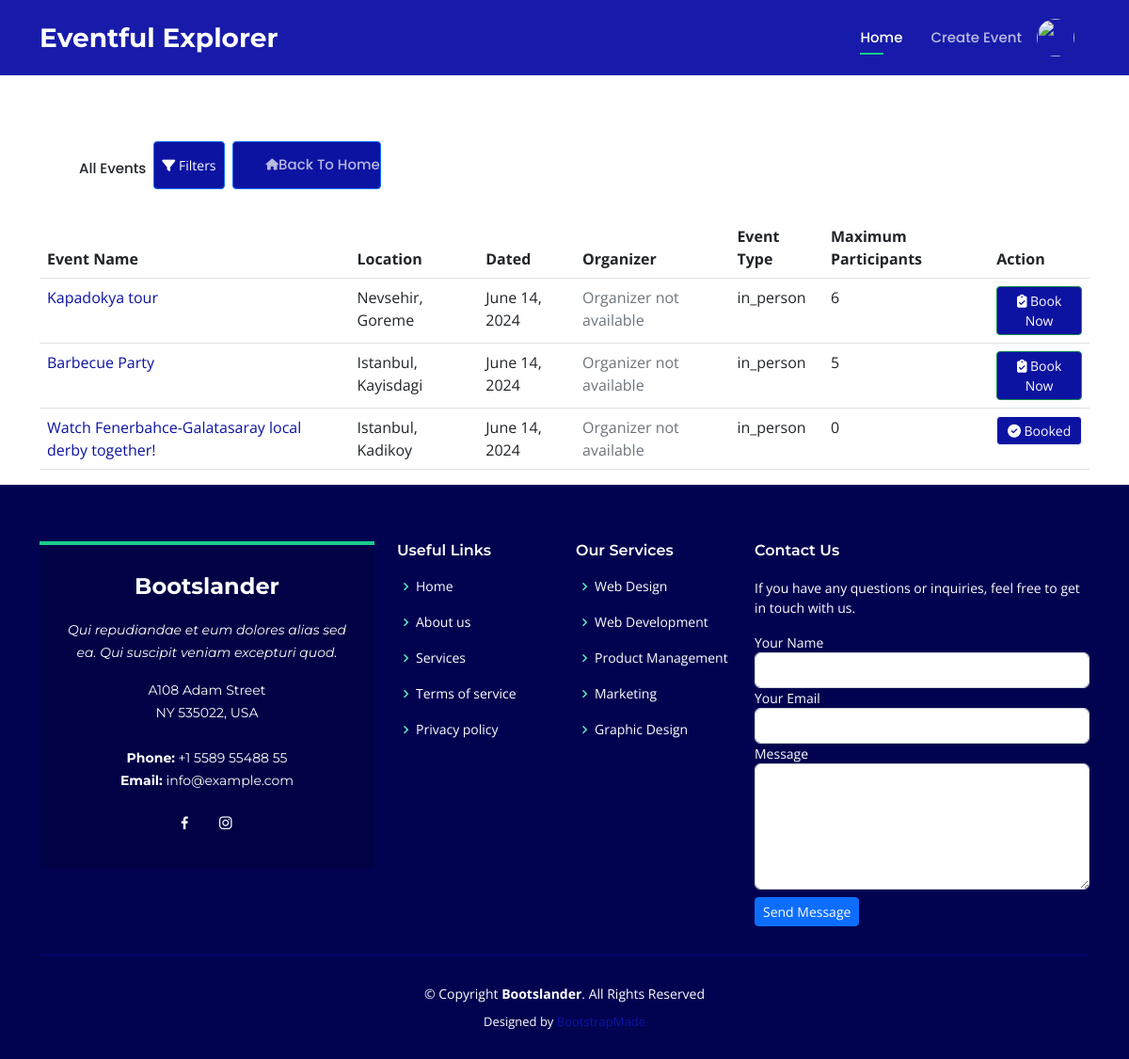
Page /viewe_all_event (signed in) on the committed database.
### main/models.py (models this page shows, shortened)
class event(models.Model):
    EVENT_TYPES = (
        ('in_person', 'In-Person'),
        ('online', 'Online'),
    )
    name = models.TextField(max_length=100)
    description=models.TextField()
    orginzer=models.ForeignKey(User,models.CASCADE,related_name='orgnizer')
    participants=models.ManyToManyField(User,default=None,blank=True)
    city = models.TextField(max_length=200,default='')
    state = models.TextField(max_length=200,default='')
    date = models.DateField()
    educational_leave = models.BooleanField(default=False)
    max_participants = models.IntegerField()
    created_at=models.DateTimeField(auto_now_add=True,null=True)
    event_type = models.CharField(max_length=20, choices=EVENT_TYPES, default='in_person')
    tags = models.ManyToManyField(Tag)
    @property
    def location(self):
        return str(self.city)+', '+str(self.state)

### main/views.py (the view)
# urls.py: path('viewe_all_event', all_event, name='viewe_all_event'),
def all_event(request):
    events = event.objects.all().order_by('-id')
    tags = Tag.objects.all()
    return render(request, 'events.html', context={'events': events, 'tags': tags})

### main/filters/custom_filters.py (called while the page is built)
@register.filter
def user_in_group(user, group_name):
    return user.groups.filter(name=group_name).exists()

### templates/events.html (shortened to what this page needs)
{% extends "basic.html" %}
{% load custom_filters %}
{% load static %}
{% block content %}
<div class="container" style="margin-top:150px;">
  <nav class="navbar navbar-light" style="margin: 30px 0;">
    <div class="container-fluid d-flex">
      <div class="d-flex w-90">
        <a href="{% url 'viewe_all_event' %}" class="def-color text-dark me-2 mt-2">All Events</a>
        <button class="btn btn-sm btn-primary def-bg-color me-2" data-bs-toggle="modal" data-bs-target="#exampleModal"><i class="fa-solid fa-filter"></i> Filters</button>
        <a href="/" class="btn btn-sm btn-primary def-bg-color"> Back To Home</a>
      </div>
    </div>
  </nav>
  <div class="row">
    <div class="col-xl-12 col-lg-12 col-md-12 col-sm-12 col-12">
      <table class="table" id="myTable">
        <thead>
          <tr>
            <th>Event Name</th>
            <th>Location</th>
            <th>Dated</th>
            <th>Organizer</th>
            <th>Event Type</th>
            <th>Maximum Participants</th>
            <th>Action</th>
          </tr>
        </thead>
        <tbody>
          {% for e in events %}
          <tr>
            <td><a href="{% url 'viewe_event' e.pk %}">{{ e.name }}</a></td>
            <td>{{ e.location }}</td>
            <td>{{ e.date }}</td>
            <td>
              {% if e.organizer %}
              <a href="{% url 'view_user_profile' e.organizer.id %}" style="text-decoration: none;">
                <div>
                  <img src="{{ e.organizer.profile.profilePic.url }}" style="width: 30px; height: 30px; border-radius:50%;">
                  <span class="mx-2 text-muted" style="font-size:9pt;">{{ e.organizer.first_name }} {{ e.organizer.last_name }}</span>
                </div>
              </a>
              {% else %}
              <span class="text-muted">Organizer not available</span>
              {% endif %}
            </td>
            <td>{{ e.event_type }}</td>
            <td>{{ e.max_participants }}</td>
            <td>
              {% if request.user in e.participants.all %}
              <a href="{% url 'book_unbook' e.pk %}" class="btn btn-sm btn-light def-bg-color w-100 text-white"><i class="fa fa-check-circle"></i> Booked</a>
              {% else %}
              <a href="{% url 'prompt' e.pk %}" class="btn btn-sm btn-success def-bg-color w-100 text-white"><i class="fa-solid fa-clipboard-check"></i> Book Now</a>
              {% endif %}
            </td>
          </tr>
          {% endfor %}
        </tbody>
      </table>
    </div>
  </div>
</div>
<div class="position-fixed bottom-0 end-0 p-3" style="z-index: 11">
</div>
{% endblock %}

### templates/basic.html (shortened to what this page needs)
{% load static %}
{% load custom_filters %}
<!DOCTYPE html>
<html lang="en">
<head>
  <link href="{% static 'assets/vendor/aos/aos.css' %}" rel="stylesheet">
  <link href="{% static 'assets/vendor/bootstrap/css/bootstrap.min.css' %}" rel="stylesheet">
  <link href="{% static 'assets/vendor/bootstrap-icons/bootstrap-icons.css' %}" rel="stylesheet">
  <link href="{% static 'assets/vendor/boxicons/css/boxicons.min.css' %}" rel="stylesheet">
  <link href="{% static 'assets/vendor/glightbox/css/glightbox.min.css' %}" rel="stylesheet">
  <link href="{% static 'assets/vendor/remixicon/remixicon.css' %}" rel="stylesheet">
  <link href="{% static 'assets/vendor/swiper/swiper-bundle.min.css' %}" rel="stylesheet">
  <link rel="stylesheet" href="https://cdnjs.cloudflare.com/ajax/libs/font-awesome/6.4.0/css/all.min.css" />
  <link href="{% static 'assets/css/style.css' %}" rel="stylesheet">
</head>
<body>
  <header id="header" class="fixed-top d-flex align-items-center header-transparent " style="background-color:#0205a1e8;">
    <div class="container d-flex align-items-center justify-content-between">
      <div class="logo">
        <h1><a href="{% url 'index' %}"><span>Eventful Explorer</span></a></h1>
      </div>
      <nav id="navbar" class="navbar">
        <ul>
          <li><a class="nav-link scrollto active" href="/">Home</a></li>
          {% if request.user.is_authenticated %}
          {% if user|user_in_group:"Offerer" %}
          <li><a class="nav-link scrollto"  onclick="addEventView()">Create Event</a>
          {% endif %}
          <li>
            <div class="dropdown mx-3" style="cursor: pointer;">
              <img class="dropdown-toggle" src="https://cdn.iconscout.com/icon/free/png-256/free-avatar-370-456322.png" style="width: 40px; height:40px;border-radius: 50%;"  id="dropdownMenuButton" data-toggle="dropdown" aria-haspopup="true" aria-expanded="false"/>
            </div>
            </li>
          {% else %}
          <li><a class="nav-link scrollto" href="{% url 'login' %}">Login</a></li>
          <li><a class="nav-link scrollto" href="{% url 'register' %}">Register</a></li>
          {% endif %}
        </ul>
      </nav>
    </div>
  </header>
    {% block content %}
    {% endblock content %}
  <footer id="footer">
    <div class="footer-top">
      <div class="container">
        <div class="row">
          <div class="col-lg-4 col-md-6">
            <div class="footer-info">
              <h3>Bootslander</h3>
              <p class="pb-3"><em>Qui repudiandae et eum dolores alias sed ea. Qui suscipit veniam excepturi quod.</em></p>
              <p>
                A108 Adam Street <br>
                NY 535022, USA<br><br>
                <strong>Phone:</strong> +1 5589 55488 55<br>
                <strong>Email:</strong> info@example.com<br>
              </p>
              <div class="social-links mt-3">
                <a href="#" class="facebook"><i class="bx bxl-facebook"></i></a>
                <a href="#" class="instagram"><i class="bx bxl-instagram"></i></a>
              </div>
            </div>
          </div>
          <div class="col-lg-2 col-md-6 footer-links">
            <h4>Useful Links</h4>
            <ul>
              <li><i class="bx bx-chevron-right"></i> <a href="#">Home</a></li>
              <li><i class="bx bx-chevron-right"></i> <a href="#">About us</a></li>
              <li><i class="bx bx-chevron-right"></i> <a href="#">Services</a></li>
              <li><i class="bx bx-chevron-right"></i> <a href="#">Terms of service</a></li>
              <li><i class="bx bx-chevron-right"></i> <a href="#">Privacy policy</a></li>
            </ul>
          </div>
          <div class="col-lg-2 col-md-6 footer-links">
            <h4>Our Services</h4>
            <ul>
              <li><i class="bx bx-chevron-right"></i> <a href="#">Web Design</a></li>
              <li><i class="bx bx-chevron-right"></i> <a href="#">Web Development</a></li>
              <li><i class="bx bx-chevron-right"></i> <a href="#">Product Management</a></li>
              <li><i class="bx bx-chevron-right"></i> <a href="#">Marketing</a></li>
              <li><i class="bx bx-chevron-right"></i> <a href="#">Graphic Design</a></li>
            </ul>
          </div>
          <div class="col-lg-4 col-md-6 footer-contact">
            <h4>Contact Us</h4>
            <p>If you have any questions or inquiries, feel free to get in touch with us.</p>
            <form action="" method="post">
              <div class="form-group">
                <label for="name">Your Name</label>
                <input type="text" name="name" id="name" class="form-control" required>
              </div>
              <div class="form-group">
                <label for="email">Your Email</label>
                <input type="email" name="email" id="email" class="form-control" required>
              </div>
              <div class="form-group">
                <label for="message">Message</label>
                <textarea name="message" id="message" rows="5" class="form-control" required></textarea>
              </div>
              <input type="submit" value="Send Message" class="btn btn-sm btn-primary mt-2">
            </form>
          </div>
        </div>
      </div>
    </div>
    <div class="container">
      <div class="copyright">
        &copy; Copyright <strong><span>Bootslander</span></strong>. All Rights Reserved
      </div>
      <div class="credits">
        Designed by <a href="https://bootstrapmade.com/">BootstrapMade</a>
      </div>
    </div>
  </footer>
  <div class="position-fixed bottom-0 end-0 p-3" style="z-index: 11">
  </div>
</body>
</html>

### static/assets/css/style.css (style rules this page uses)
body { font-family: "Open Sans", sans-serif; color: #444444; }
a { color: #1acc8d; text-decoration: none; }
h1, h2, h3, h4, h5, h6 { font-family: "Montserrat", sans-serif; }
#header { height: 80px; transition: all 0.5s; z-index: 997; transition: all 0.5s; background: rgba(1, 4, 136, 0.9); }
#header.header-transparent { background: transparent; }
#header .logo h1 { font-size: 28px; margin: 0; padding: 0; line-height: 1; font-weight: 700; }
#header .logo h1 a, #header .logo h1 a:hover { color: #fff; text-decoration: none; }
.navbar { padding: 0; }
.navbar ul { margin: 0; padding: 0; display: flex; list-style: none; align-items: center; }
.navbar li { position: relative; }
.navbar a, .navbar a:focus { display: flex; align-items: center; justify-content: space-between; padding: 10px 0 10px 30px; font-size: 15px; font-weight: 500; font-family: "Poppins", sans-serif; color: rgba(255, 255, 255, 0.7); white-space: nowrap; transition: 0.3s; }
.navbar>ul>li>a:before { content: ""; position: absolute; width: 0; height: 2px; bottom: 3px; left: 30px; background-color: #1acc8d; visibility: hidden; width: 0px; transition: all 0.3s ease-in-out 0s; }
.navbar a:hover:before, .navbar li:hover>a:before, .navbar .active:before { visibility: visible; width: 25px; }
.navbar a:hover, .navbar .active, .navbar .active:focus, .navbar li:hover>a { color: #fff; }
#footer { background: #010351; padding: 0 0 30px 0; color: #fff; font-size: 14px; }
#footer .footer-top { padding: 60px 0 30px 0; }
#footer .footer-top .footer-info { margin-bottom: 15px; background: #010246; color: #fff; border-top: 4px solid #1acc8d; text-align: center; padding: 30px 20px; }
#footer .footer-top .footer-info h3 { font-size: 24px; margin: 0 0 20px 0; padding: 2px 0 2px 0; line-height: 1; font-weight: 700; }
#footer .footer-top .footer-info p { font-size: 14px; line-height: 24px; margin-bottom: 0; font-family: "Montserrat", sans-serif; }
#footer .footer-top .social-links a { font-size: 18px; display: inline-block; color: #fff; line-height: 1; padding: 8px 0; margin-right: 4px; border-radius: 50%; text-align: center; width: 36px; height: 36px; transition: 0.3s; }
#footer .footer-top h4 { font-size: 16px; font-weight: 600; color: #fff; position: relative; padding-bottom: 12px; }
#footer .footer-top .footer-links { margin-bottom: 30px; }
#footer .footer-top .footer-links ul { list-style: none; padding: 0; margin: 0; }
#footer .footer-top .footer-links ul i { padding-right: 2px; color: #61ebba; font-size: 18px; line-height: 1; }
#footer .footer-top .footer-links ul li { padding: 10px 0; display: flex; align-items: center; }
#footer .footer-top .footer-links ul li:first-child { padding-top: 0; }
#footer .footer-top .footer-links ul a { color: #fff; transition: 0.3s; display: inline-block; line-height: 1; }
#footer .copyright { border-top: 1px solid #010479; text-align: center; padding-top: 30px; }
#footer .credits { padding-top: 10px; text-align: center; font-size: 13px; color: #fff; }

### templates/basic.html (style rules this page uses)
.def-color { color:#0D13A1; }
.def-bg-color { background-color:#0D13A1; }
.nav-link { color: #4a5568; }
.nav-link { display: block; padding: .5rem 1rem; }
a { color:#0D13A1; text-decoration: none; background-color: transparent; }

### templates/events.html (style rules this page uses)
.def-color { color: #0D13A1; }
.def-bg-color { background-color: #0D13A1; }
.nav-link { color: #4a5568; }
.nav-link { display: block; padding: .5rem 1rem; }
a { color:#0D13A1; text-decoration: none; background-color: transparent; }

### rows in the picture
event: name "Kapadokya tour", location "Nevsehir, Goreme", date "June 14, 2024", event_type "in_person", max_participants "6", shows "Book Now"
event: name "Barbecue Party", location "Istanbul, Kayisdagi", date "June 14, 2024", event_type "in_person", max_participants "5", shows "Book Now"
event: name "Watch Fenerbahce-Galatasaray local derby together!", location "Istanbul, Kadikoy", date "June 14, 2024", event_type "in_person", max_participants "0", shows "Booked"
